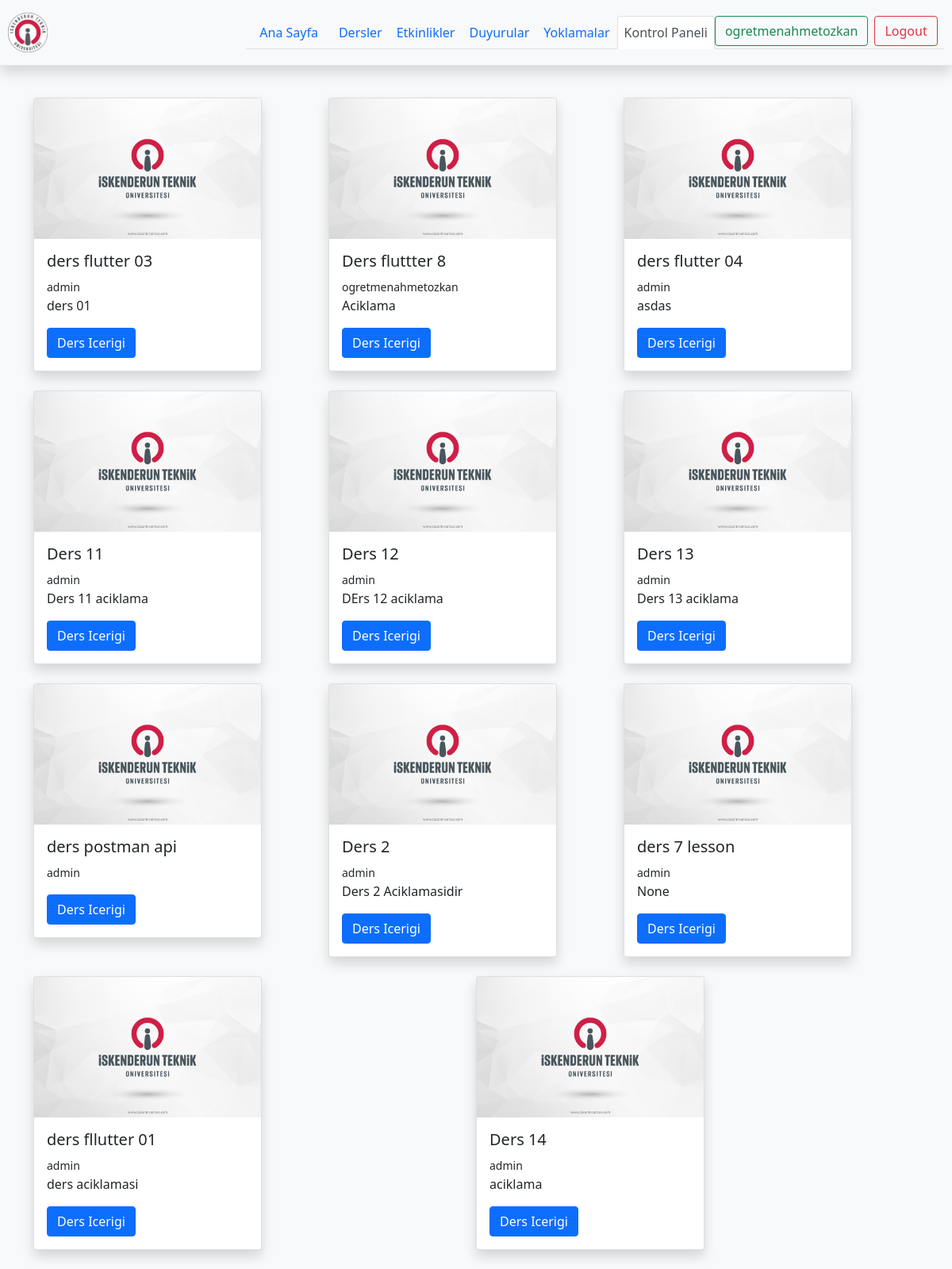
Screenshot of /accounts/dashboard/ (signed in) with the database file from the repository.
### lessons/models.py (models this page shows, shortened)
class Lesson(models.Model):
    teacher = models.ForeignKey(User, null=True,on_delete=models.CASCADE)
    name = models.CharField(max_length=128,unique=True)
    image  = models.ImageField(upload_to="lessons/%Y/%m/%d/",default = "lessons/default_lesson_image.png")
    description = models.TextField(blank=True,null=True)
    students = models.ManyToManyField(User, blank=True,related_name='lesson_joined')
    date = models.DateTimeField(auto_now=True)
    avaliable = models.BooleanField(default =True)

### accounts/views.py (the view)
# urls.py: path("dashboard/",views.user_dashboard,name = 'dashboard'),
@login_required(login_url='login')
def user_dashboard(request):
    current_user =request.user
    lessons = current_user.lesson_joined.all()
    context = {
        'lessons':lessons
    }
    return render(request,'dashboard.html',context)

### templates/dashboard.html (shortened to what this page needs)
{% extends "base.html" %}
{% load static %}
{% block body %}
<div class="container">
    <div class="row">
    {% if lessons %}
      <div class="row align-items-start">
          {% for lesson  in lessons %}
          <div class="col-sm mb-4 ">
          <div  class="card shadow" style="width: 18rem;">
            <img class="card-img-top" src="{{lesson.image.url}}" alt="Card image cap">
            <div  class="card-body ">
              <h5 class="card-title">{{lesson.name}} </h5>
              <span><small>{{lesson.teacher}}</small></span>
              <p class="card-text">{{ lesson.description | truncatechars:25}}</p>
              <a href="{% url 'lesson_detail' lesson.id %}" class="btn btn-primary">Ders Icerigi</a>
            </div>
          </div>
        </div>
          {% endfor %}
      </div>
    </div>
    {% else %}
    <div class="alert alert-warning text-center">
      Herhangi kayitli bir ders bulunmuyor
     </div>
    {% endif %}
{% endblock body %}

### templates/includes/navbar-base.html (shortened to what this page needs)
{% load static %}
    <header class="%100 % bg-light shadow d-flex flex-wrap align-items-center justify-content-center py-3 mb-4 border-bottom">
      <a href="{% url 'index'%}" class="d-flex align-items-center col-md-3 mb-2 mb-md-0 text-dark text-decoration-none">
        <img width="50" height="50"src={%  static 'images/iste_arma.png' %} alt="">
      </a>
      <ul class="nav nav-tabs col-12 col-md-auto mb-2 justify-content-center mb-md-0">
        <li class="nav-item  "><a href="{% url 'index' %}" class="nav-link   {% if '/' == request.path %}  active link-secondary   {% endif %}">Ana Sayfa</a></li>
        <li><a href="{% url 'lessons' %}" class="nav-link px-2 {% if 'lessons' in request.path %}  active link-secondary  {% endif %} ">Dersler</a></li>
        <li><a href="{% url 'events' %}" class="nav-link px-2 {% if 'events' in request.path %} active link-secondary   {% endif %}">Etkinlikler</a></li>
 {% if request.user.is_authenticated %}
 <li><a href="{% url 'announcements' %}" class="nav-link px-2 {% if 'announcements' in request.path %} active link-secondary   {% endif %}">Duyurular</a></li>
 <li><a href="{% url 'attendances' %}" class="nav-link px-2 {% if 'attendances' in request.path %} active link-secondary   {% endif %}">Yoklamalar</a></li>
      <li class="nav-item active">
   <a class="nav-link  px-2  {% if 'dashboard' in request.path %}  active link-secondary  {% endif %} " href="{% url 'dashboard' %}">Kontrol Paneli</a>
  </li>
  <li class="nav-item active">
       <a class="btn btn-outline-success me-2" href="">{{request.user.username}}</a>
</li>
       <li class="nav-item active ">
   <a href="{% url 'logout'%}" class="btn btn-outline-danger me-2">Logout</a>
</li>
{% endif %}
    </header>

### rows the page displays
Lesson: image (placeholder picture), name "ders flutter 03", teacher "admin", description "ders 01"
Lesson: image (placeholder picture), name "Ders fluttter 8", teacher "ogretmenahmetozkan", description "Aciklama"
Lesson: image (placeholder picture), name "ders flutter 04", teacher "admin", description "asdas"
Lesson: image (placeholder picture), name "Ders 11", teacher "admin", description "Ders 11 aciklama"
Lesson: image (placeholder picture), name "Ders 12", teacher "admin", description "DErs 12 aciklama"
Lesson: image (placeholder picture), name "Ders 13", teacher "admin", description "Ders 13 aciklama"
Lesson: image (placeholder picture), name "ders postman api", teacher "admin"
Lesson: image (placeholder picture), name "Ders 2", teacher "admin", description "Ders 2 Aciklamasidir"
Lesson: image (placeholder picture), name "ders 7 lesson", teacher "admin", description "None"
Lesson: image (placeholder picture), name "ders fllutter 01", teacher "admin", description "ders aciklamasi"
Lesson: image (placeholder picture), name "Ders 14", teacher "admin", description "aciklama"

### other values shown
{{ request.user.username }} "ogretmenahmetozkan"
